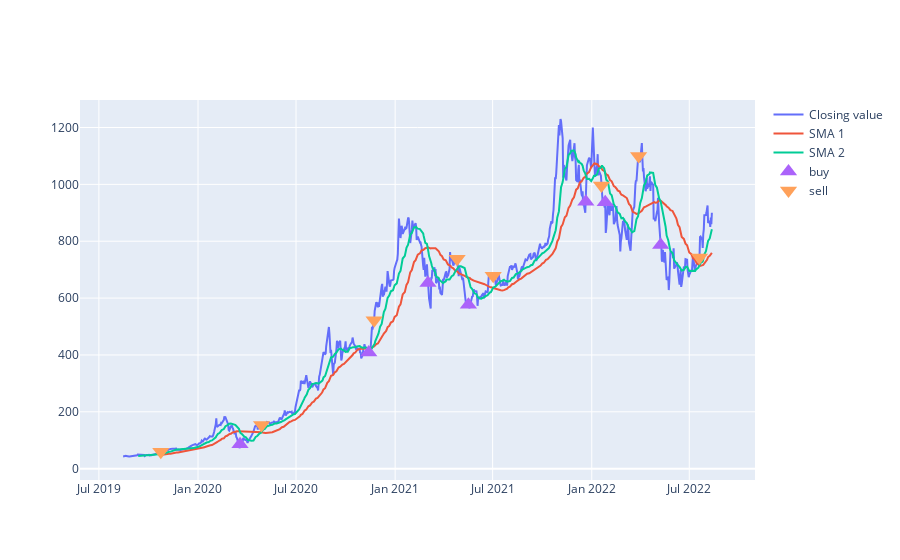

Notebook source saved alongside this figure:
### Code cell
fig = fig = go.Figure()
fig.add_trace(go.Scatter(x=TESLA['Adj Close'].index, y=TESLA['Adj Close'].values,name="Closing value"))
fig.add_trace(go.Scatter(x=TESLA_SMA_S['Adj Close'].index, y=TESLA_SMA_S['Adj Close'].values,name="SMA 1"))
fig.add_trace(go.Scatter(x=TESLA_SMA_L['Adj Close'].index, y=TESLA_SMA_L['Adj Close'].values,name="SMA 2"))

fig.add_trace(go.Scatter(x=TESLA_SMA_L['Adj Close'].index, y=buy,name="buy",mode='markers',marker_size=15,marker_symbol ='triangle-up'))
fig.add_trace(go.Scatter(x=TESLA_SMA_L['Adj Close'].index, y=sell,name="sell",mode='markers',marker_size=15,marker_symbol ='triangle-down'))
fig.show()

### Figure 1 — Plotly figure (JSON) as saved in the notebook; plotly's stock layout.template omitted (floating-point values rounded to 4 significant figures; data arrays with more than 128 entries replaced by an {"elided": "..."} marker saying what was removed)
{"data": [{"name": "Closing value", "type": "scatter", "x": {"elided": "755 str values"}, "y": {"elided": "755 float values"}}, {"name": "SMA 1", "type": "scatter", "x": {"elided": "755 str values"}, "y": {"elided": "755 float values"}}, {"name": "SMA 2", "type": "scatter", "x": {"elided": "755 str values"}, "y": {"elided": "755 float values"}}, {"marker": {"size": 15, "symbol": "triangle-up"}, "mode": "markers", "name": "buy", "type": "scatter", "x": {"elided": "755 str values"}, "y": {"elided": "755 float values"}}, {"marker": {"size": 15, "symbol": "triangle-down"}, "mode": "markers", "name": "sell", "type": "scatter", "x": {"elided": "755 str values"}, "y": {"elided": "755 float values"}}], "layout": {}}
